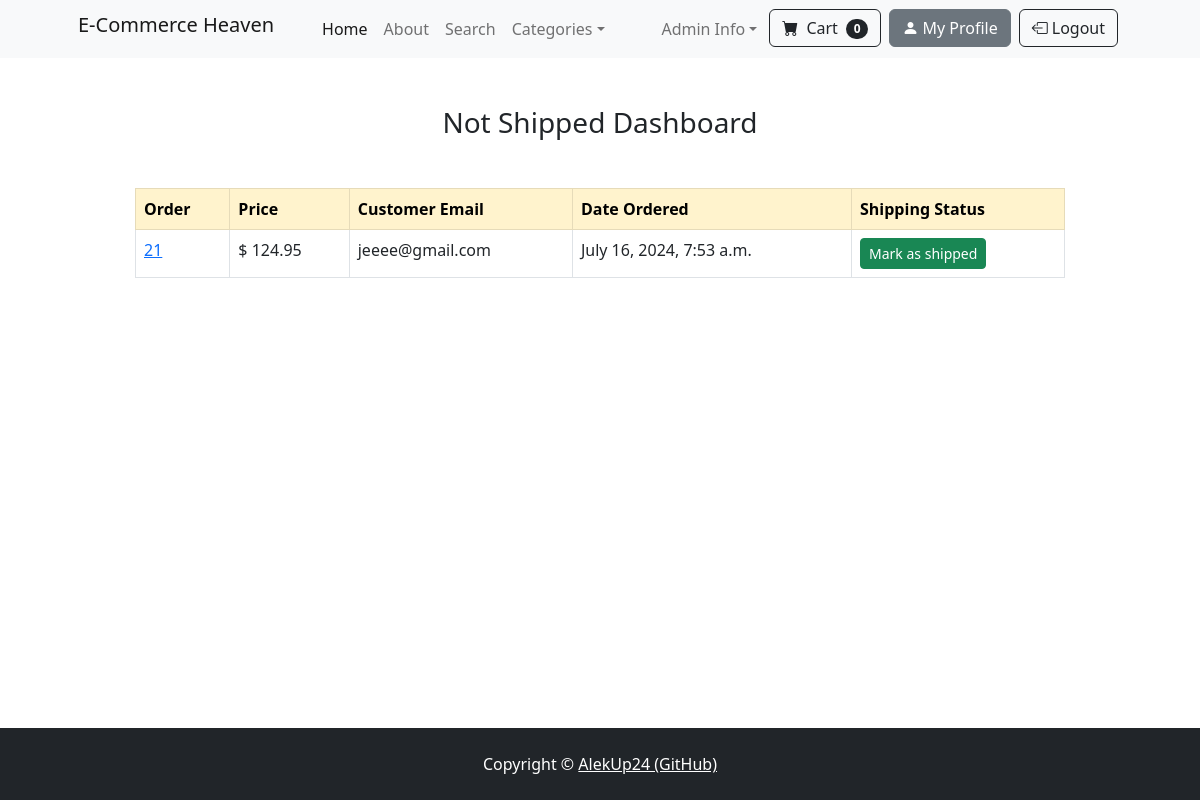
Page /payment/not_shipped_dash (signed in) on the committed database.
### payment/models.py (models this page shows, shortened)
class Order(models.Model):
	user = models.ForeignKey(User, on_delete=models.CASCADE, null=True, blank=True)
	full_name = models.CharField(max_length=250)
	email = models.EmailField(max_length=250)
	shipping_address = models.TextField(max_length=15000)
	amount_paid = models.DecimalField(max_digits=7, decimal_places=2)
	date_ordered = models.DateTimeField(auto_now_add=True)
	shipped = models.BooleanField(default=False)
	date_shipped = models.DateTimeField(blank=True, null=True)

### payment/views.py (the view, shortened to what this page needs)
# urls.py: path('not_shipped_dash', views.not_shipped_dash, name='not_shipped_dash'),
def not_shipped_dash(request):
    if request.user.is_authenticated and request.user.is_superuser:
        orders = Order.objects.filter(shipped=False)
        return render(request, 'payment/not_shipped_dash.html', {'orders':orders})
    else:
        messages.success(request,"You must be logged in and have admin permissions to access that page.")
        return redirect('home')

### cart/cart.py (called while the page is built)
    def __len__(self):
        return len(self.cart)

### cart/context_processors.py (called while the page is built)
def cart(request):
    return {'cart' : Cart(request)}

### payment/templates/payment/not_shipped_dash.html (shortened to what this page needs)
{% extends 'base.html' %}
{% block content %}
    <div class="container">
        <div class="row">
            <center>
                <div class="col-10">
                  <h3 class="mt-5 mb-5">Not Shipped Dashboard</h3>
                  <table class="table table-hover table-stripped table-bordered">
                    <thead class="table-warning">
                      <tr>
                        <th scope="col">Order</th>
                        <th scope="col">Price</th>
                        <th scope="col">Customer Email</th>
                        <th scope="col">Date Ordered</th>
                        <th scope="col">Shipping Status</th>
                      </tr>
                    </thead>
                    <tbody>
                        {% for order in orders %}
                            <tr>
                                <td><a href="{% url 'orders' order.id %}">{{order.id}}</a></td>
                                <td>$ {{order.amount_paid}}</td>
                                <td>{{order.email}}</td>
                                <td>{{order.date_ordered}}</td>
                                <td>
                                  <form method='POST'>
                                      <button type='submit' class='btn btn-success btn-sm'>Mark as shipped</button>
                                  </form>
                                </td>
                            </tr>
                        {% endfor %}
                    </tbody>
                  </table>
                </div>
            </center>
        </div>
    </div>
    <br><br>
{% endblock %}

### rows in the picture
Order: id "21", amount_paid "124.95", email "jeeee@gmail.com", date_ordered "July 16, 2024, 7:53 a.m."

### other values in the picture
{{ cart|length }} "0"
